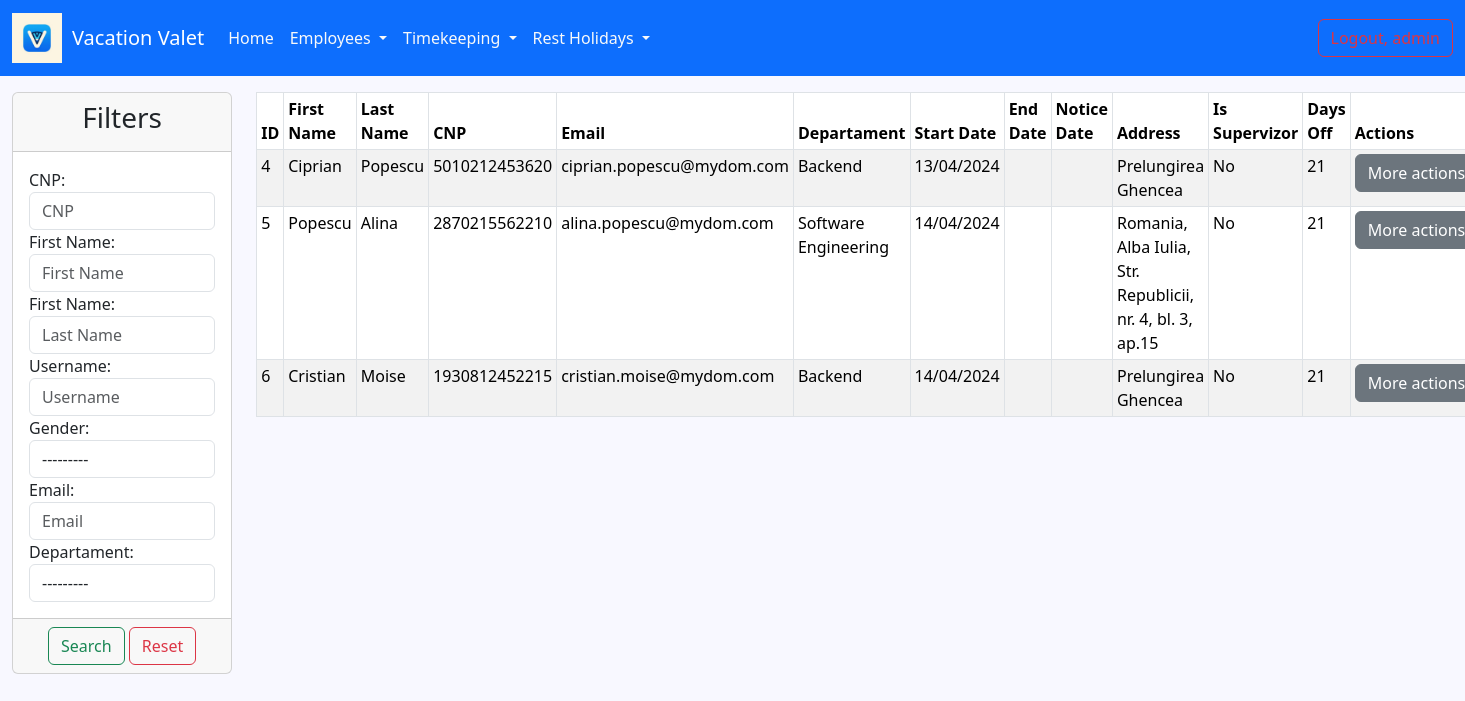
/list_employees/ (signed in), run on the app's committed database.
### employee/models.py (models this page shows, shortened)
class Employee(AbstractUser):
    GENDER_OPTIONS = (
        ('male', 'Male'),
        ('female', 'Female')
    )
    cnp = models.IntegerField(blank=False, null=True, unique=True)
    gender = models.CharField(max_length=6, choices=GENDER_OPTIONS, null=True)
    birth_date = models.DateField(null=True, blank=False)
    departament = models.ForeignKey(Department, on_delete=models.CASCADE, null=True)
    start_date = models.DateField(null=True)
    end_date = models.DateField(null=True, blank=True)
    notice_date = models.DateField(null=True, blank=True)
    address = models.TextField(blank=True, null=True)
    is_supervisor = models.BooleanField(default=False)
    days_off = models.IntegerField(default=21, null=False)
    created_at = models.DateTimeField(auto_now_add=True)
    updated_at = models.DateTimeField(auto_now=True)

class Department(models.Model):
    name = models.CharField(max_length=100)
    supervisor = models.ForeignKey('Employee', on_delete=models.CASCADE, null=True, blank=True)
    def __str__(self):
        return self.name

### employee/views.py (the view)
# urls.py: path('list_employees/', views.EmployeeListView.as_view(), name='list-employees'),
class EmployeeListView(LoginRequiredMixin, ListView):
    template_name = 'employee/list_of_employees.html'
    model = Employee
    context_object_name = 'all_employees'
    def get_queryset(self):
        return Employee.objects.filter(is_active=True)
    def get_context_data(self, **kwargs):
        data = super().get_context_data(**kwargs)
        employees = Employee.objects.filter(is_superuser=False)
        myfilter = EmployeeFilter(self.request.GET, queryset=employees)
        employees = myfilter.qs
        data['all_employees'] = employees
        data['filter'] = myfilter.form
        return data

### templates/employee/list_of_employees.html (shortened to what this page needs)
{% extends 'base.html' %}
{% load static %}
{% block content %}
    <div class="container-fluid">
        <div class="row">
            <div class="col-md-2 gy-3">
                <div class="card">
                    <div class="card-header">
                        <h3 class="text-center">Filters</h3>
                    </div>
                    <form method="get">
                        <div class="card-body">
                            {{ filter }}
                        </div>
                        <div class="card-footer text-center">
                            <button type="submit" class="btn btn-outline-success">Search</button>
                            <a href="{% url 'list-employees' %}" class="btn btn-outline-danger">Reset</a>
                        </div>
                    </form>
                </div>
            </div>
            <div class="col-md-10 gy-3">
                {% if all_employees %}
                    <table class="table table-striped table-bordered table-sm">
                        <thead>
                        <tr>
                            <th>ID</th>
                            <th>First Name</th>
                            <th>Last Name</th>
                            <th>CNP</th>
                            <th>Email</th>
                            <th>Departament</th>
                            <th>Start Date</th>
                            <th>End Date</th>
                            <th>Notice Date</th>
                            <th>Address</th>
                            <th>Is Supervizor</th>
                            <th>Days Off</th>
                            <th>Actions</th>
                        </tr>
                        </thead>
                        <tbody>
                        {% for employee in all_employees %}
                            <tr>
                                <td>{{ employee.id }}</td>
                                <td>{{ employee.first_name }}</td>
                                <td>{{ employee.last_name }}</td>
                                <td>{{ employee.cnp }}</td>
                                <td>{{ employee.email }}</td>
                                <td>{{ employee.departament }}</td>
                                <td>{{ employee.start_date|date:'d/m/Y' }}</td>
                                <td>{{ employee.end_date|date:'d/m/Y' }}</td>
                                <td>{{ employee.notice_date|date:'d/m/Y' }}</td>
                                <td>{{ employee.address }}</td>
                                <td>
                                    {% if employee.is_supervisor %}
                                        Yes
                                    {% else %}
                                        No
                                    {% endif %}
                                </td>
                                <td>{{ employee.days_off }}</td>
                                <td>
                                    <div class="dropdown">
                                        <button class="btn btn-secondary dropdown-toggle" type="button"
                                                data-bs-toggle="dropdown" aria-expanded="false">
                                            More actions
                                        </button>
                                    </div>
                                </td>
                            </tr>
                        {% endfor %}
                        </tbody>
                    </table>
                {% endif %}
            </div>
        </div>
    </div>
{% endblock %}

### data on the page
Employee: id "4", first_name "Ciprian", last_name "Popescu", cnp "5010212453620", email "ciprian.popescu@mydom.com", departament "Backend", start_date "13/04/2024", address "Prelungirea Ghencea", is_supervisor "No", days_off "21"
Employee: id "5", first_name "Popescu", last_name "Alina", cnp "2870215562210", email "alina.popescu@mydom.com", departament "Software Engineering", start_date "14/04/2024", address "Romania, Alba Iulia, Str. Republicii, nr. 4, bl. 3, ap.15", is_supervisor "No", days_off "21"
Employee: id "6", first_name "Cristian", last_name "Moise", cnp "1930812452215", email "cristian.moise@mydom.com", departament "Backend", start_date "14/04/2024", address "Prelungirea Ghencea", is_supervisor "No", days_off "21"
